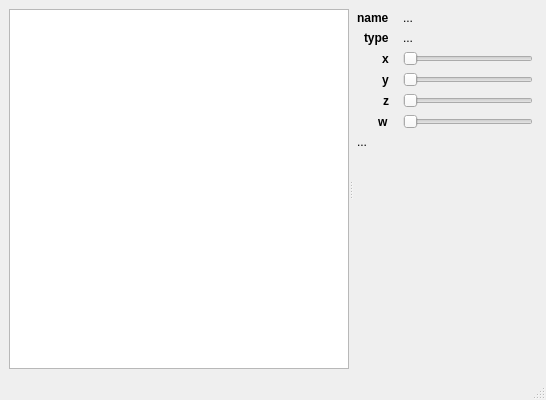
<?xml version="1.0" encoding="UTF-8"?>
<ui version="4.0">
 <class>genericDataEditor</class>
 <widget class="QMainWindow" name="genericDataEditor">
  <property name="geometry">
   <rect>
    <x>0</x>
    <y>0</y>
    <width>546</width>
    <height>400</height>
   </rect>
  </property>
  <property name="windowTitle">
   <string>MainWindow</string>
  </property>
  <widget class="QWidget" name="centralwidget">
   <layout class="QGridLayout" name="gridLayout_2">
    <item row="0" column="0">
     <layout class="QVBoxLayout" name="mainLayout">
      <item>
       <widget class="QSplitter" name="splitter">
        <property name="sizePolicy">
         <sizepolicy hsizetype="Expanding" vsizetype="Expanding">
          <horstretch>0</horstretch>
          <verstretch>0</verstretch>
         </sizepolicy>
        </property>
        <property name="orientation">
         <enum>Qt::Horizontal</enum>
        </property>
        <widget class="QTreeWidget" name="treeWidget">
         <attribute name="headerVisible">
          <bool>false</bool>
         </attribute>
         <column>
          <property name="text">
           <string>column</string>
          </property>
         </column>
        </widget>
        <widget class="QWidget" name="formLayoutWidget">
         <layout class="QFormLayout" name="valueLayout">
          <property name="fieldGrowthPolicy">
           <enum>QFormLayout::AllNonFixedFieldsGrow</enum>
          </property>
          <property name="rowWrapPolicy">
           <enum>QFormLayout::WrapLongRows</enum>
          </property>
          <property name="labelAlignment">
           <set>Qt::AlignRight|Qt::AlignTrailing|Qt::AlignVCenter</set>
          </property>
          <property name="formAlignment">
           <set>Qt::AlignLeading|Qt::AlignLeft|Qt::AlignTop</set>
          </property>
          <property name="horizontalSpacing">
           <number>14</number>
          </property>
          <property name="leftMargin">
           <number>4</number>
          </property>
          <property name="topMargin">
           <number>2</number>
          </property>
          <property name="rightMargin">
           <number>4</number>
          </property>
          <property name="bottomMargin">
           <number>2</number>
          </property>
          <item row="0" column="0">
           <widget class="QLabel" name="nameLabel">
            <property name="maximumSize">
             <size>
              <width>80</width>
              <height>16777215</height>
             </size>
            </property>
            <property name="font">
             <font>
              <weight>75</weight>
              <bold>true</bold>
              <underline>false</underline>
             </font>
            </property>
            <property name="text">
             <string>name</string>
            </property>
           </widget>
          </item>
          <item row="0" column="1">
           <widget class="QLabel" name="nameValue">
            <property name="maximumSize">
             <size>
              <width>150</width>
              <height>16777215</height>
             </size>
            </property>
            <property name="text">
             <string>...</string>
            </property>
           </widget>
          </item>
          <item row="1" column="0">
           <widget class="QLabel" name="typeLabel">
            <property name="maximumSize">
             <size>
              <width>80</width>
              <height>16777215</height>
             </size>
            </property>
            <property name="font">
             <font>
              <weight>75</weight>
              <bold>true</bold>
             </font>
            </property>
            <property name="text">
             <string>type</string>
            </property>
           </widget>
          </item>
          <item row="1" column="1">
           <widget class="QLabel" name="typeValue">
            <property name="maximumSize">
             <size>
              <width>150</width>
              <height>16777215</height>
             </size>
            </property>
            <property name="text">
             <string>...</string>
            </property>
           </widget>
          </item>
          <item row="2" column="0">
           <widget class="QLabel" name="xLabel">
            <property name="maximumSize">
             <size>
              <width>80</width>
              <height>16777215</height>
             </size>
            </property>
            <property name="font">
             <font>
              <weight>75</weight>
              <bold>true</bold>
             </font>
            </property>
            <property name="text">
             <string>x</string>
            </property>
           </widget>
          </item>
          <item row="2" column="1">
           <widget class="QSlider" name="xValue">
            <property name="maximumSize">
             <size>
              <width>150</width>
              <height>16777215</height>
             </size>
            </property>
            <property name="orientation">
             <enum>Qt::Horizontal</enum>
            </property>
           </widget>
          </item>
          <item row="3" column="0">
           <widget class="QLabel" name="yLabel">
            <property name="maximumSize">
             <size>
              <width>80</width>
              <height>16777215</height>
             </size>
            </property>
            <property name="font">
             <font>
              <weight>75</weight>
              <bold>true</bold>
             </font>
            </property>
            <property name="text">
             <string>y</string>
            </property>
           </widget>
          </item>
          <item row="3" column="1">
           <widget class="QSlider" name="yValue">
            <property name="maximumSize">
             <size>
              <width>150</width>
              <height>16777215</height>
             </size>
            </property>
            <property name="orientation">
             <enum>Qt::Horizontal</enum>
            </property>
           </widget>
          </item>
          <item row="4" column="0">
           <widget class="QLabel" name="zLabel">
            <property name="maximumSize">
             <size>
              <width>80</width>
              <height>16777215</height>
             </size>
            </property>
            <property name="font">
             <font>
              <weight>75</weight>
              <bold>true</bold>
             </font>
            </property>
            <property name="text">
             <string>z</string>
            </property>
           </widget>
          </item>
          <item row="4" column="1">
           <widget class="QSlider" name="zValue">
            <property name="maximumSize">
             <size>
              <width>150</width>
              <height>16777215</height>
             </size>
            </property>
            <property name="orientation">
             <enum>Qt::Horizontal</enum>
            </property>
           </widget>
          </item>
          <item row="5" column="0">
           <widget class="QLabel" name="wLabel">
            <property name="maximumSize">
             <size>
              <width>80</width>
              <height>16777215</height>
             </size>
            </property>
            <property name="font">
             <font>
              <weight>75</weight>
              <bold>true</bold>
             </font>
            </property>
            <property name="text">
             <string>w</string>
            </property>
           </widget>
          </item>
          <item row="5" column="1">
           <widget class="QSlider" name="wValue">
            <property name="maximumSize">
             <size>
              <width>150</width>
              <height>16777215</height>
             </size>
            </property>
            <property name="orientation">
             <enum>Qt::Horizontal</enum>
            </property>
           </widget>
          </item>
          <item row="6" column="0" colspan="2">
           <widget class="QLabel" name="descriptionLabel">
            <property name="text">
             <string>...</string>
            </property>
            <property name="wordWrap">
             <bool>false</bool>
            </property>
           </widget>
          </item>
         </layout>
        </widget>
       </widget>
      </item>
     </layout>
    </item>
   </layout>
  </widget>
  <widget class="QStatusBar" name="statusBar"/>
 </widget>
 <resources/>
 <connections>
  <connection>
   <sender>xValue</sender>
   <signal>valueChanged(int)</signal>
   <receiver>genericDataEditor</receiver>
   <slot>setXValue(int)</slot>
   <hints>
    <hint type="sourcelabel">
     <x>445</x>
     <y>61</y>
    </hint>
    <hint type="destinationlabel">
     <x>272</x>
     <y>199</y>
    </hint>
   </hints>
  </connection>
  <connection>
   <sender>yValue</sender>
   <signal>valueChanged(int)</signal>
   <receiver>genericDataEditor</receiver>
   <slot>setYValue(int)</slot>
   <hints>
    <hint type="sourcelabel">
     <x>445</x>
     <y>86</y>
    </hint>
    <hint type="destinationlabel">
     <x>272</x>
     <y>199</y>
    </hint>
   </hints>
  </connection>
  <connection>
   <sender>zValue</sender>
   <signal>valueChanged(int)</signal>
   <receiver>genericDataEditor</receiver>
   <slot>setZValue(int)</slot>
   <hints>
    <hint type="sourcelabel">
     <x>445</x>
     <y>111</y>
    </hint>
    <hint type="destinationlabel">
     <x>272</x>
     <y>199</y>
    </hint>
   </hints>
  </connection>
  <connection>
   <sender>wValue</sender>
   <signal>valueChanged(int)</signal>
   <receiver>genericDataEditor</receiver>
   <slot>setWValue(int)</slot>
   <hints>
    <hint type="sourcelabel">
     <x>445</x>
     <y>136</y>
    </hint>
    <hint type="destinationlabel">
     <x>272</x>
     <y>199</y>
    </hint>
   </hints>
  </connection>
  <connection>
   <sender>treeWidget</sender>
   <signal>currentItemChanged(QTreeWidgetItem*,QTreeWidgetItem*)</signal>
   <receiver>genericDataEditor</receiver>
   <slot>activateValue(QTreeWidgetItem*,QTreeWidgetItem*)</slot>
   <hints>
    <hint type="sourcelabel">
     <x>158</x>
     <y>188</y>
    </hint>
    <hint type="destinationlabel">
     <x>272</x>
     <y>199</y>
    </hint>
   </hints>
  </connection>
 </connections>
 <slots>
  <slot>setXValue(int)</slot>
  <slot>setYValue(int)</slot>
  <slot>setZValue(int)</slot>
  <slot>setWValue(int)</slot>
  <slot>activateValue(QTreeWidgetItem*,QTreeWidgetItem*)</slot>
 </slots>
</ui>
